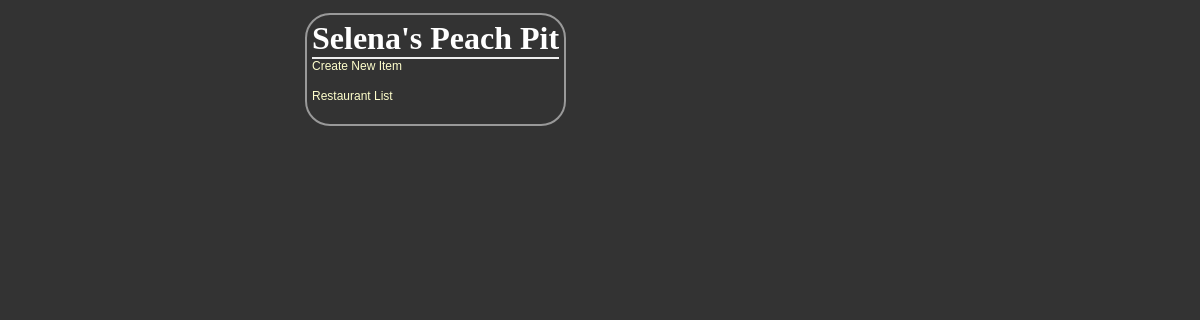
/restaurants/12/, run on an earlier commit of the app's database.
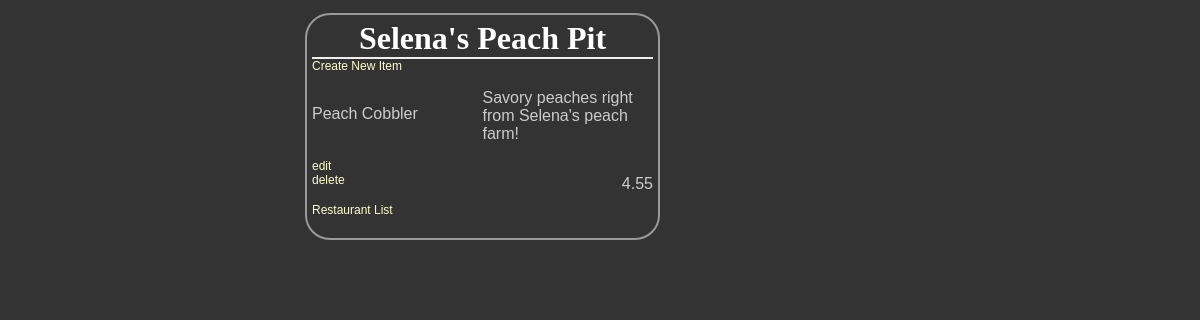
And on a later commit of the database.
### database_setup.py (models this page shows)
class MenuItem(Base):
    __tablename__ = 'menu_item'
    name = Column(String(80), nullable = False)
    id = Column(Integer, primary_key = True)
    course = Column(String(250))
    description = Column(String(250))
    price = Column(String(8))
    restaurant_id = Column(Integer, ForeignKey('restaurant.id'))
    restaurant = relationship(Restaurant)

### project.py (the view)
@app.route('/restaurants/<int:restaurant_id>/')
def restaurantMenu(restaurant_id = None):
    restaurant = session.query(Restaurant).filter_by(id = restaurant_id).first()
    if restaurant:
        items = session.query(MenuItem).filter_by(restaurant_id = restaurant.id)
        return render_template('menu.html', restaurant=restaurant, items=items)
    else:
        output = ''
        output += "<html><head><title>List Menu Items</title></head><body>"
        output += "<h2>No restaurant data found for ID#{0}</h2></body>".format(restaurant_id)
        return output

### templates/menu.html (shortened to what this page needs)
<html>
<head>
    <link rel=stylesheet type=text/css href="{{ url_for('static', filename='styles.css') }}">
</head>
<body>
    <div class = 'pane'>
        <div class = 'header'>
        <h1>{{ restaurant.name }}</h1>
    </div>
    <a href = "{{url_for('newMenuItem', restaurant_id = restaurant.id) }}">Create New Item</a>
    {% for i in items %}
        <div class = 'nameAndPrice'>
            <span class = 'name'><p>{{i.name}}</p></span>
            <span class = 'description'><p>{{i.description}}</p></span>
            <span class = 'price'><p>{{i.price}} </p></span>
        </div>
        <div class = "editdeletepane">
            <a href='{{url_for("editMenuItem", restaurant_id = restaurant.id, menu_id = i.id) }}'>edit</a>
            <a href='{{url_for("deleteMenuItem", restaurant_id = restaurant.id, menu_id = i.id ) }}'>delete</a>
        </div>
    {% endfor %}
    <p>
        <a href= "{{url_for('listRestaurants')}}">Restaurant List</a>
    </p>
</body>
</html>

What changed in the data, as far as the page shows it:
added MenuItem: name "Peach Cobbler", description "Savory peaches right from Selena's peach farm!", price "4.55"
